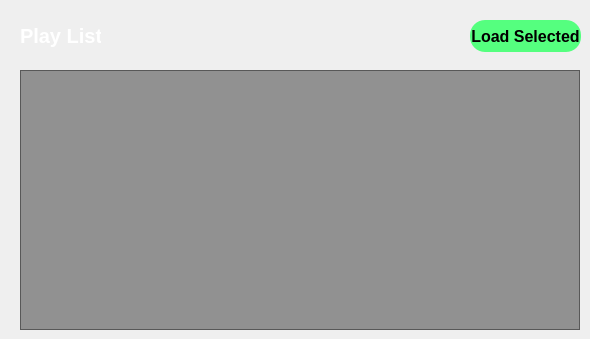
    <widget class="QWidget" name="playlist_listWidget">
     <widget class="QListWidget" name="listWidget_2">
      <property name="geometry">
       <rect>
        <x>20</x>
        <y>70</y>
        <width>560</width>
        <height>260</height>
       </rect>
      </property>
      <property name="font">
       <font>
        <pointsize>15</pointsize>
        <weight>75</weight>
        <bold>true</bold>
       </font>
      </property>
      <property name="styleSheet">
       <string notr="true">color: rgb(86, 227, 194);
background-color: rgba(0, 0, 0, 100);
selection-background-color: rgb(255, 140, 64);
selection-color: rgb(255, 255, 255);
padding:10px;</string>
      </property>
      <property name="verticalScrollBarPolicy">
       <enum>Qt::ScrollBarAlwaysOff</enum>
      </property>
      <property name="horizontalScrollBarPolicy">
       <enum>Qt::ScrollBarAlwaysOff</enum>
      </property>
     </widget>
     <widget class="QLabel" name="label_7">
      <property name="geometry">
       <rect>
        <x>20</x>
        <y>20</y>
        <width>81</width>
        <height>31</height>
       </rect>
      </property>
      <property name="font">
       <font>
        <pointsize>15</pointsize>
        <weight>75</weight>
        <bold>true</bold>
       </font>
      </property>
      <property name="styleSheet">
       <string notr="true">color: rgb(255, 255, 255);
background-color: rgba(255, 255, 255, 0);</string>
      </property>
      <property name="text">
       <string>Play List</string>
      </property>
     </widget>
     <widget class="QPushButton" name="add_song_btn_2">
      <property name="geometry">
       <rect>
        <x>470</x>
        <y>20</y>
        <width>111</width>
        <height>32</height>
       </rect>
      </property>
      <property name="minimumSize">
       <size>
        <width>30</width>
        <height>30</height>
       </size>
      </property>
      <property name="font">
       <font>
        <pointsize>12</pointsize>
        <weight>75</weight>
        <bold>true</bold>
       </font>
      </property>
      <property name="cursor">
       <cursorShape>PointingHandCursor</cursorShape>
      </property>
      <property name="styleSheet">
       <string notr="true">background-color: rgb(85, 255, 127);
border-radius: 15px;</string>
      </property>
      <property name="text">
       <string>Load Selected</string>
      </property>
      <property name="iconSize">
       <size>
        <width>32</width>
        <height>32</height>
       </size>
      </property>
     </widget>
    </widget>
